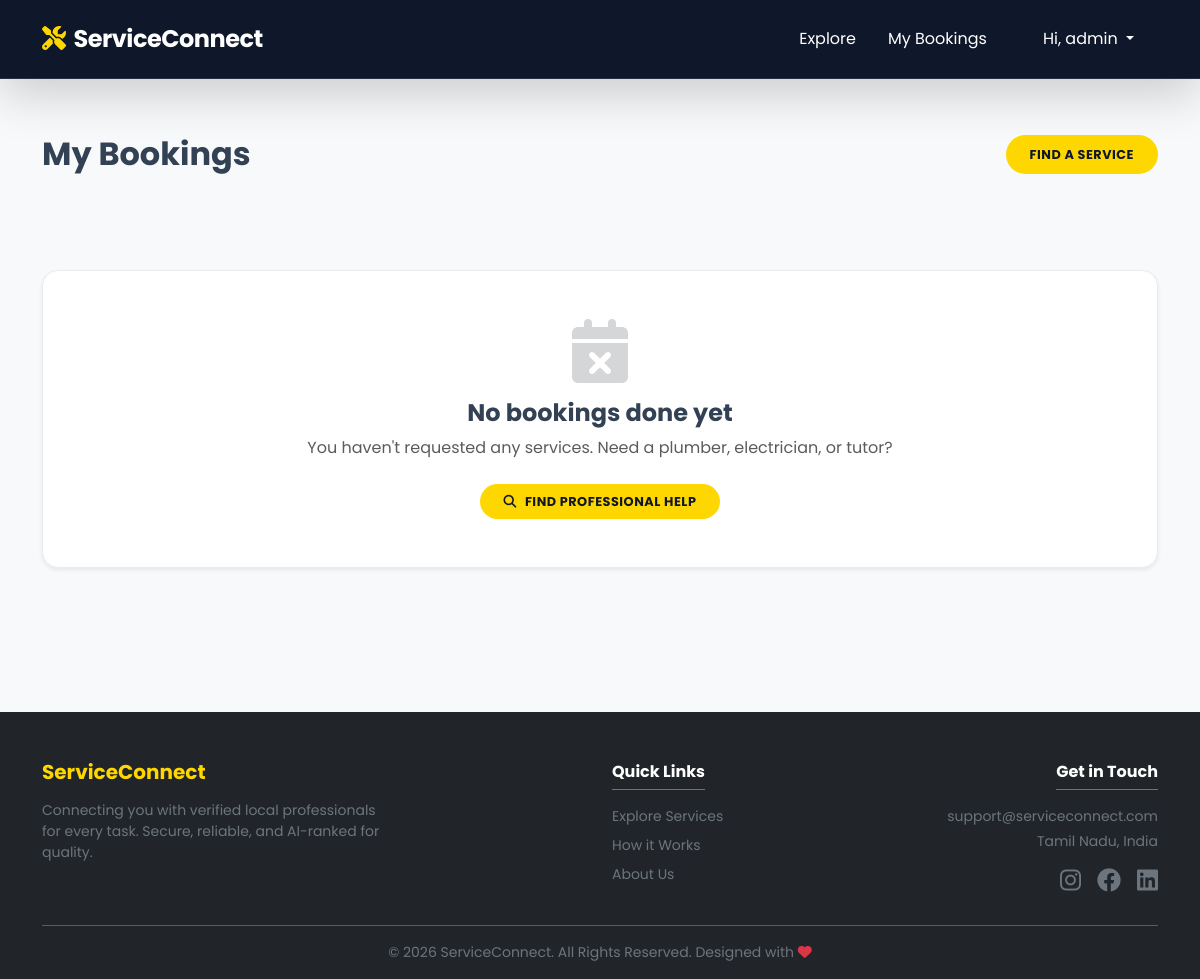
/bookings/ (signed in), run on an earlier commit of the app's database.
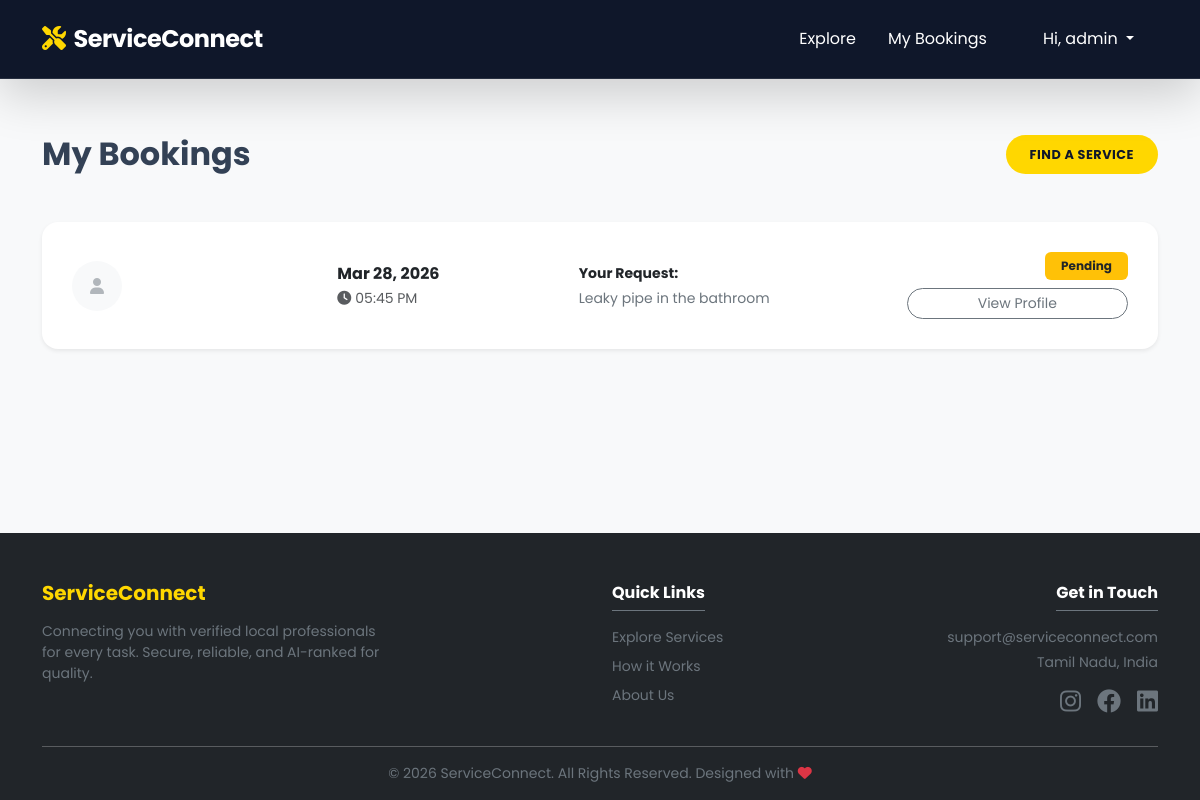
And on a later commit of the database.
### services/models.py (models this page shows, shortened)
class Booking(models.Model):
    STATUS_CHOICES = [
        ('pending', 'Pending'),
        ('confirmed', 'Confirmed'),
        ('completed', 'Completed'),
        ('cancelled', 'Cancelled'),
    ]
    user = models.ForeignKey(User, on_delete=models.CASCADE, related_name='bookings')
    provider = models.ForeignKey(ServiceProvider, on_delete=models.CASCADE, related_name='provider_bookings')
    service_date = models.DateField()
    service_time = models.TimeField()
    description = models.TextField()
    status = models.CharField(max_length=20, choices=STATUS_CHOICES, default='pending')
    created_at = models.DateTimeField(auto_now_add=True)

### services/views.py (the view)
# urls.py: path('bookings/', views.my_bookings, name='my_bookings'),
@login_required
def my_bookings(request):
    bookings = Booking.objects.filter(user=request.user).order_by('-created_at')
    return render(request, 'services/my_bookings.html', {'bookings': bookings})

### templates/services/my_bookings.html (shortened to what this page needs)
{% extends 'base.html' %}
{% load static %}
{% block content %}
<div class="container py-5 mt-2">
    <div class="d-flex align-items-center justify-content-between mb-5">
        <h2 class="fw-bold mb-0">My Bookings</h2>
        <a href="{% url 'home' %}" class="btn btn-primary-custom px-4">Find a Service</a>
    </div>
    <div class="row g-4">
        {% for booking in bookings %}
        <div class="col-12">
            <div class="card booking-card border-0 shadow-sm rounded-4">
                <div>
                    <div class="d-flex align-items-center">
                        <div class="rounded-circle bg-light d-flex align-items-center justify-content-center me-3" style="width: 50px; height: 50px;">
                            <i class="fa-solid fa-user text-secondary opacity-50"></i>
                        </div>
                    </div>
                </div>
                <div class="border-start-md px-md-4">
                    <span class="fw-bold d-block">{{ booking.service_date|date:"M d, Y" }}</span>
                    <span class="text-muted small"><i class="fa-solid fa-clock me-1"></i>{{ booking.service_time|time:"h:i A" }}</span>
                </div>
                <div class="border-start-md px-md-4">
                    <strong class="text-dark small d-block mb-1">Your Request:</strong>
                    <p class="text-secondary small mb-0">{{ booking.description|truncatechars:60 }}</p>
                </div>
                <div class="text-md-end">
                    <div class="mb-2">
                        {% if booking.status == 'pending' %}
                            <span class="badge bg-warning text-dark px-3 py-2">Pending</span>
                        {% elif booking.status == 'confirmed' %}
                            <span class="badge bg-primary px-3 py-2">Confirmed</span>
                        {% elif booking.status == 'completed' %}
                            <span class="badge bg-success px-3 py-2">Completed ✓</span>
                        {% else %}
                            <span class="badge bg-secondary px-3 py-2">Cancelled</span>
                        {% endif %}
                    </div>
                    <div class="d-grid gap-2">
                        <a href="{% url 'provider_profile' booking.provider.id %}" class="btn btn-outline-secondary btn-sm rounded-pill">View Profile</a>
                    </div>
                </div>
            </div>
        </div>
        {% empty %}
        <div class="col-12 text-center py-5">
            <div class="p-5 bg-white rounded-4 shadow-sm border border-light-subtle">
                <i class="fa-solid fa-calendar-xmark fa-4x text-muted opacity-25 mb-3"></i>
                <h4 class="fw-bold">No bookings done yet</h4>
                <p class="text-muted mb-4">You haven't requested any services. Need a plumber, electrician, or tutor?</p>
                <a href="{% url 'home' %}" class="btn btn-primary-custom px-4 py-2">
                    <i class="fa-solid fa-magnifying-glass me-2"></i>Find Professional Help
                </a>
            </div>
        </div>
        {% endfor %}
    </div>
</div>
{% endblock %}

What changed in the data, as far as the page shows it:
added Booking: service_date "Mar 28, 2026", service_time "05:45 PM", description "Leaky pipe in the bathroom", status "Pending"
Also different on the page:
text no longer shown: "No bookings done yet You haven't requested any services. Need a plumber, electrician, or tutor? FIND PROFESSIONAL HELP"
